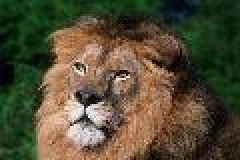
#> input picture 1.jpg, 120 x 80 px (shown 2 times larger); its folder holds only this picture in this run
$ python -i SURF.py   (imports and definitions only)
#> lines starting #> are read from the running program, lines starting #| are printed output that depends on the picture
import numpy as np
from matplotlib import pyplot as plt
import csv
import json
from PIL import Image
from numba import autojit
import time
import cv2
### user defined libraries ###
import SURF

# [40 lines left out: functions SURF, load_SURF, not called in this run]

>>> result = SURF('1.jpg')
#> in SURF, image is the input picture: shape (80, 120, 3); mean B, G, R 53.5, 76.8, 83.9
#> in SURF, `gray = cv2.cvtColor(image, cv2.COLOR_BGR2GRAY)`:
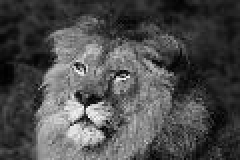
#> gray: shape (80, 120) (shown 2 times larger); min 0, max 247, mean 76.2
#> (the run stopped early here; a loop or call above may not have finished)

$ run again, on 2.jpg
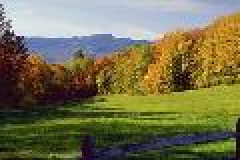
#> input picture 2.jpg, 120 x 80 px (shown 2 times larger)
#> in SURF, image is the input picture: shape (80, 120, 3); mean B, G, R 78.9, 113.8, 118.2
#> in SURF, `gray = cv2.cvtColor(image, cv2.COLOR_BGR2GRAY)`:
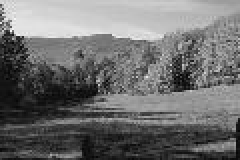
#> gray: shape (80, 120) (shown 2 times larger); min 3, max 248, mean 111.1
